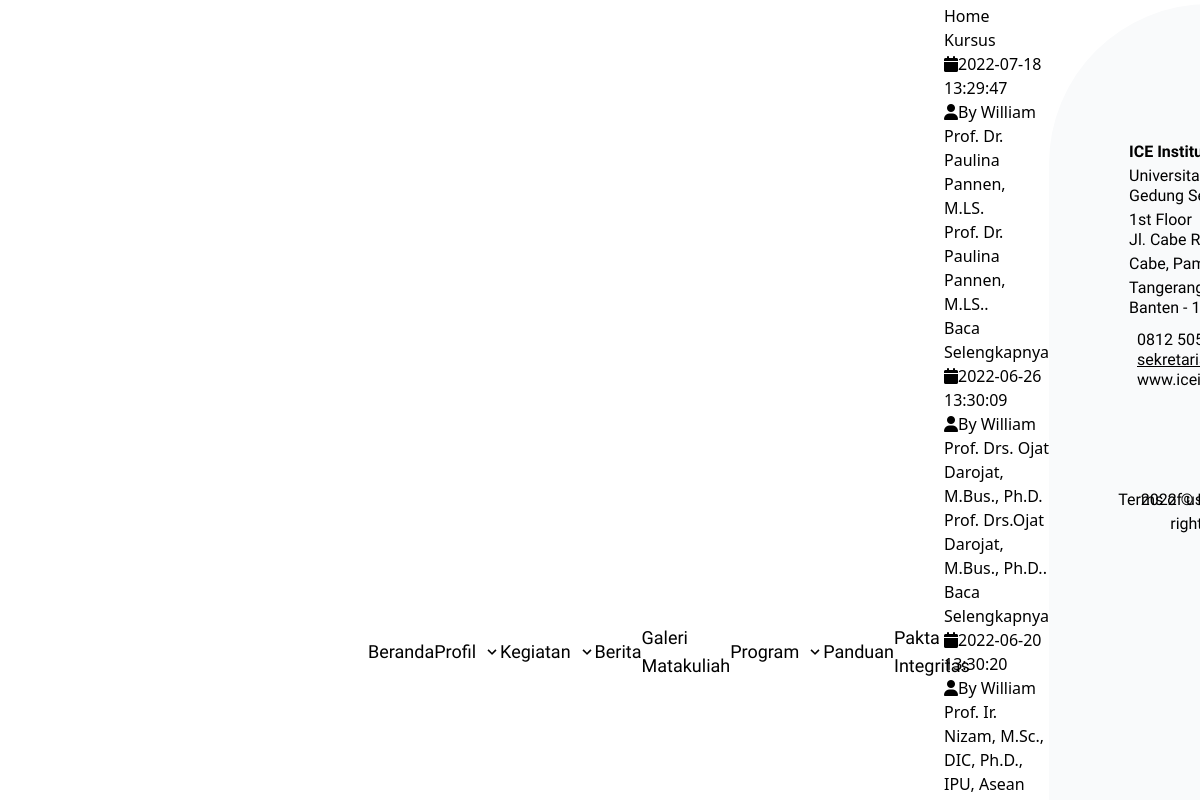
The app's page /index.php/home/kursus with its own data.
### tables this page shows
CREATE TABLE `tb_blog` (
  `id_blog` varchar(64) NOT NULL,
  `title` varchar(255) NOT NULL,
  `slug_title` varchar(255) NOT NULL,
  `meta` text NOT NULL,
  `description` text NOT NULL,
  `tags` varchar(200) NOT NULL,
  `id_kategori` int(11) NOT NULL,
  `id_sub` int(11) NOT NULL,
  `id_user` int(11) NOT NULL,
  `status` enum('draft','post','delete','') NOT NULL,
  `image` varchar(255) NOT NULL DEFAULT 'default.jpg',
  `create_ad` timestamp NULL DEFAULT NULL,
  `update_ad` timestamp NULL DEFAULT CURRENT_TIMESTAMP,
  `visit` int(5) NOT NULL
);

### application/views/frontand/setup/konek.php (called while the page is built)
<?php
require_once('head.php');
require_once('header.php');
require_once('content.php');
require_once('footer.php');

### application/controllers/Home.php (called while the page is built, shortened)
<?php
class Home extends CI_Controller {
	   public function __construct()
    {
        $this->load->model("Slide_m");
        $this->load->model('Blog_m');
    }
		public function kursus()
	{
			 $slide= $this->Slide_m->getAktif();
			  $partner= $this->Blog_m->getAwal();
			   $event= $this->Blog_m->getEvent();
			      $people= $this->Blog_m->getPeople();
			       $about= $this->Blog_m->getAbout();
			        $berita= $this->Blog_m->getBerita();
			        $profilmenu= $this->Blog_m->getProfil();
			        $kursus= $this->Blog_m->getKursus();
			        $kegiatanmenu= $this->Blog_m->getKegiatan();
	  $data  = array('x' => 'kursus',
	  	 					'slide'=>$slide,
                             'partner'=>$partner,
                             'berita'=>$berita,
                             'event'=>$event,
                             'people'=>$people,
                             'about'=>$about,
                             'kursus'=>$kursus,
                               'kegiatanmenu'=>$kegiatanmenu,
                             'profilmenu'=>$profilmenu,
                            'isi'=>'frontand/page/kursus' );
            $this->load->view('frontand/setup/konek',$data);
	}
}

### index.php (called while the page is built, shortened)
<?php
require_once BASEPATH.'core/CodeIgniter.php';

### application/views/frontand/setup/content.php (called while the page is built)
<?php
if ($isi){
	$this->load->view($isi);
}

### application/models/Blog_m.php (called while the page is built, shortened)
<?php defined('BASEPATH') OR exit('No direct script access allowed');
class Blog_m extends CI_Model
{
        public function getAwal()
    {
      $this->db->select('tb_blog.id_blog,tb_blog.slug_title,tb_blog.title,tb_blog.status,tb_blog.create_ad,tb_blog.update_ad,tb_blog.description,tb_blog.tags,tb_kategori.nama_kategori,tb_blog.id_kategori,tb_blog.id_sub,tb_sub_kategori.nama_sub,tb_blog.image,tb_blog.meta');
          $this->db->where('tb_blog.status = "post"');
          $this->db->where('tb_blog.id_kategori = "10"');
            $this->db->order_by('rand()');
        $this->db->join('tb_kategori','tb_kategori.id_kategori=tb_blog.id_kategori');
        $this->db->join('tb_sub_kategori','tb_sub_kategori.id_sub=tb_blog.id_sub');
        $query=$this->db->get('tb_blog');
        return $query->result();
    }
        public function getProfil()
    {
      $this->db->select('tb_blog.id_blog,tb_blog.slug_title,tb_blog.title,tb_blog.status,tb_blog.create_ad,tb_blog.update_ad,tb_blog.description,tb_blog.tags,tb_kategori.nama_kategori,tb_blog.id_kategori,tb_blog.id_sub,tb_sub_kategori.nama_sub,tb_blog.image,tb_blog.meta');
          $this->db->where('tb_blog.status = "post"');
          $this->db->where('tb_blog.id_kategori = "6"');
            $this->db->order_by('rand()');
        $this->db->join('tb_kategori','tb_kategori.id_kategori=tb_blog.id_kategori');
        $this->db->join('tb_sub_kategori','tb_sub_kategori.id_sub=tb_blog.id_sub');
        $query=$this->db->get('tb_blog');
        return $query->result();
    }
        public function getKegiatan()
    {
    $this->db->select('tb_sub_kategori.id_sub,tb_sub_kategori.nama_sub,tb_sub_kategori.slug_sub,tb_sub_kategori.id_kategori,tb_kategori.nama_kategori');
    $this->db->join('tb_kategori','tb_sub_kategori.id_kategori=tb_kategori.id_kategori');
    $this->db->where('tb_kategori.id_kategori = "7"');
    $this->db->from('tb_sub_kategori');
    $query=$this->db->get();
    return $query->result();
    }
        public function getEvent()
    {
      $this->db->select('tb_blog.id_blog,tb_blog.slug_title,tb_blog.title,tb_blog.status,tb_blog.create_ad,tb_blog.update_ad,tb_blog.description,tb_blog.tags,tb_kategori.nama_kategori,tb_blog.id_kategori,tb_blog.id_sub,tb_sub_kategori.nama_sub,tb_blog.image,tb_blog.meta');
          $this->db->where('tb_blog.status = "post"');
          $this->db->where('tb_blog.id_sub = "10"');
          $this->db->order_by('tb_blog.create_ad', 'DESC');
        $this->db->join('tb_kategori','tb_kategori.id_kategori=tb_blog.id_kategori');
        $this->db->join('tb_sub_kategori','tb_sub_kategori.id_sub=tb_blog.id_sub');
        $query=$this->db->get('tb_blog');
        return $query->result();
    }
        public function getKursus()
    {
      $this->db->select('tb_blog.id_blog,tb_blog.slug_title,tb_blog.title,tb_blog.status,tb_blog.create_ad,tb_blog.update_ad,tb_blog.description,tb_blog.tags,tb_kategori.nama_kategori,tb_blog.id_kategori,tb_blog.id_sub,tb_sub_kategori.nama_sub,tb_blog.image,tb_blog.meta');
          $this->db->where('tb_blog.status = "post"');
          $this->db->where('tb_blog.id_kategori = "9"');
        $this->db->join('tb_kategori','tb_kategori.id_kategori=tb_blog.id_kategori');
        $this->db->join('tb_sub_kategori','tb_sub_kategori.id_sub=tb_blog.id_sub');
        $query=$this->db->get('tb_blog');
        return $query->result();
    }
        public function getPeople()
    {
      $this->db->select('tb_blog.id_blog,tb_blog.slug_title,tb_blog.title,tb_blog.status,tb_blog.create_ad,tb_blog.update_ad,tb_blog.description,tb_blog.tags,tb_kategori.nama_kategori,tb_blog.id_kategori,tb_blog.id_sub,tb_sub_kategori.nama_sub,tb_blog.image,tb_blog.meta');
          $this->db->where('tb_blog.status = "post"');
          $this->db->where('tb_blog.id_kategori = "9"');
        $this->db->join('tb_kategori','tb_kategori.id_kategori=tb_blog.id_kategori');
        $this->db->join('tb_sub_kategori','tb_sub_kategori.id_sub=tb_blog.id_sub');
        $query=$this->db->get('tb_blog');
        return $query->result();
    }
        public function getAbout()
    {
      $this->db->select('tb_blog.id_blog,tb_blog.slug_title,tb_blog.title,tb_blog.status,tb_blog.create_ad,tb_blog.update_ad,tb_blog.description,tb_blog.tags,tb_kategori.nama_kategori,tb_blog.id_kategori,tb_blog.id_sub,tb_sub_kategori.nama_sub,tb_blog.image,tb_blog.meta');
          $this->db->where('tb_blog.status = "post"');
          $this->db->where('tb_blog.id_sub = "5"');
          $this->db->limit(1);
        $this->db->join('tb_kategori','tb_kategori.id_kategori=tb_blog.id_kategori');
        $this->db->join('tb_sub_kategori','tb_sub_kategori.id_sub=tb_blog.id_sub');
        $query=$this->db->get('tb_blog');
        return $query->result();
    }
        public function getBerita()
    {
      $this->db->select('tb_blog.id_blog,tb_blog.slug_title,tb_blog.title,tb_blog.status,tb_blog.create_ad,tb_blog.update_ad,tb_blog.description,tb_blog.tags,tb_kategori.nama_kategori,tb_blog.id_kategori,tb_blog.id_sub,tb_sub_kategori.nama_sub,tb_blog.image,tb_blog.meta');
          $this->db->where('tb_blog.status = "post"');
          $this->db->where('tb_blog.id_kategori= "8"');
          $this->db->limit(3);
          $this->db->order_by('tb_blog.create_ad', 'DESC');
        $this->db->join('tb_kategori','tb_kategori.id_kategori=tb_blog.id_kategori');
        $this->db->join('tb_sub_kategori','tb_sub_kategori.id_sub=tb_blog.id_sub');
        $query=$this->db->get('tb_blog');
        return $query->result();
    }
}

### application/views/frontand/page/kursus.php (the view, shortened to what this page needs)
  <div class="page-content bg-white">
<div class="breadcrumb-row">
	<div class="container">
		<ul class="list-inline">
			<li><a href="<?php echo base_url()?>">Home</a></li>
			<li>Kursus</li>
		</ul>
	</div>
</div>
      <div class="content-block">
	<div class="section-area section-sp1">
		<div class="container">
			<div class="ttr-blog-grid-3 row" id="masonry">
				<?php foreach ($kursus as $key ) {?>
				<div class="post action-card col-lg-4 col-md-6 col-sm-12 col-xs-12 m-b40">
					<div class="recent-news">
						<div class="info-bx">
							<ul class="media-post">
								<li><a href="#"><i class="fa fa-calendar"></i><?php echo $key->create_ad;?></a></li>
								<li><a href="#"><i class="fa fa-user"></i>By William</a></li>
							</ul>
							<h5 class="post-title"><a href="blog-details.html"><?php echo $key->title;?></a></h5>
							<p><?php echo $key->meta;?>.</p>
							<div class="post-extra">
								<a href="<?php echo base_url()?>home/about/<?php echo $key->slug_title;?>" class="btn-link">Baca Selengkapnya</a>
							</div>
						</div>
					</div>
				</div>
			<?php };?>
			</div>
		</div>
	</div>
      </div>
  </div>

### application/views/frontand/setup/head.php (shortened to what this page needs)
<!doctype html>
<html lang="id">
<head>
    <link rel="stylesheet" href="<?php echo base_url()?>assets/new/css/style.css">
    <script src="https://cdn.tailwindcss.com"></script>
    <link rel="stylesheet" href="https://cdnjs.cloudflare.com/ajax/libs/slick-carousel/1.8.1/slick.css" />
    <link rel="stylesheet" href="https://cdnjs.cloudflare.com/ajax/libs/slick-carousel/1.8.1/slick-theme.css" />
    <link rel="stylesheet" href="https://cdnjs.cloudflare.com/ajax/libs/material-design-iconic-font/2.2.0/css/material-design-iconic-font.min.css">
    <link rel="stylesheet" href="https://unpkg.com/flickity@2/dist/flickity.min.css">
    <link rel="stylesheet" href="https://cdnjs.cloudflare.com/ajax/libs/font-awesome/6.1.1/css/all.min.css" />
    <link rel="stylesheet" href="<?php echo base_url()?>assets/new/css/style.css?ver=1.2">
</head>

### application/views/frontand/setup/header.php (shortened to what this page needs)
<body class="overflow-x-hidden" id="main">
    <nav class="w-full fixed bg-white z-20 shadow">
        <div class="flex container mx-auto px-5 lg:px-20 py-1 justify-center lg:justify-between">
            <div class="logo flex-initial w-full lg:w-2/6 flex justify-center lg:justify-start items-center ">
            </div>
            <ul id="navbar-mobile" class="flex-initial nav-hidden w-full lg:w-4/6 fixed lg:relative bg-white left-0 top-14 lg:top-0 shadow-md lg:shadow-none lg:flex justify-between items-center nav-links py-4 lg:py-0">
                <li>
                    <a href="<?php echo base_url()?>" class="px-4 py-2 w-full block lg:py-0 lg:px-0 font-darker-grotesque text-lg text-black">Beranda</a>
                </li>
                <li>
                    <div class="dropdown inline-block relative w-full">
                        <button class=" rounded inline-flex items-center w-full px-4 py-2 w-full lg:py-0 lg:px-0 text-left flex justify-start items-center gap-x-1">
                            <span class="font-darker-grotesque text-lg lg:mr-1 ">Profil</span>
                            <svg class="fill-current h-4 w-4" xmlns="http://www.w3.org/2000/svg" viewBox="0 0 20 20">
                                <path d="M9.293 12.95l.707.707L15.657 8l-1.414-1.414L10 10.828 5.757 6.586 4.343 8z" />
                            </svg>
                        </button>
                    </div>
                </li>
                <li>
                    <div class="dropdown inline-block relative w-full">
                        <button class=" rounded inline-flex items-center w-full px-4 py-2 w-full lg:py-0 lg:px-0 text-left flex justify-start items-center gap-x-1">
                            <span class="font-darker-grotesque text-lg lg:mr-1 ">Kegiatan</span>
                            <svg class="fill-current h-4 w-4" xmlns="http://www.w3.org/2000/svg" viewBox="0 0 20 20">
                                <path d="M9.293 12.95l.707.707L15.657 8l-1.414-1.414L10 10.828 5.757 6.586 4.343 8z" />
                            </svg>
                        </button>
                    </div>
                </li>
                <li>
                    <a href="<?php echo base_url()?>berita" class="px-4 py-2 w-full block lg:py-0 lg:px-0 font-darker-grotesque text-lg text-black">Berita</a>
                </li>
                <li>
                    <a href="https://icei.ac.id/courses" class="px-4 py-2 w-full block lg:py-0 lg:px-0 font-darker-grotesque text-lg text-black">Galeri Matakuliah</a>
                </li>
                <li>
                    <div class="dropdown inline-block relative w-full">
                        <button class=" rounded inline-flex items-center w-full px-4 py-2 w-full lg:py-0 lg:px-0 text-left flex justify-start items-center gap-x-1">
                            <span class="font-darker-grotesque text-lg lg:mr-1 ">Program</span>
                            <svg class="fill-current h-4 w-4" xmlns="http://www.w3.org/2000/svg" viewBox="0 0 20 20">
                                <path d="M9.293 12.95l.707.707L15.657 8l-1.414-1.414L10 10.828 5.757 6.586 4.343 8z" />
                            </svg>
                        </button>
                    </div>
                </li>
                <li>
                    <a href="<?php echo base_url()?>panduan" class="px-4 py-2 w-full block lg:py-0 lg:px-0 font-darker-grotesque text-lg text-black">Panduan</a>
                </li>
                <li>
                    <a href="<?php echo base_url()?>pakta-integritas" class="px-4 py-2 w-full block lg:py-0 lg:px-0 font-darker-grotesque text-lg text-black">Pakta Integritas</a>
                </li>
            </ul>

### application/views/frontand/setup/footer.php (shortened to what this page needs)
        <div class="bg-gray-50 lg:rounded-t-[10rem] rounded-t-[4rem] pt-10">
<div class="container px-5 lg:px-20 mx-auto flex flex-col lg:flex-row mt-12 lg:mt-24">
    <div class="w-full lg:w-5/6">
        <h4 class="font-bold font-darker-grotesque">ICE Institute</h4>
        <ul class="mt-1">
            <li class="-mt-1 font-darker-grotesque">Universitas Terbuka</li>
            <li class="-mt-1 font-darker-grotesque">Gedung Serba Guna 1st Floor
            </li>
            <li class="-mt-1 font-darker-grotesque">Jl. Cabe Raya Pondok Cabe, Pamulang,
Tangerang Selatan </li>
            <li class="-mt-1 font-darker-grotesque">Banten - 15437</li>
        </ul>
        <ul class="mt-3">
            <li class="-mt-1 font-darker-grotesque"><i class="mr-2 zmdi zmdi-phone"></i> 0812 5050 4200</li>
            <li class="-mt-1 underline font-darker-grotesque"><a href="mailto:sekretariat@icei.ac.id"><i class="mr-2 zmdi zmdi-email"></i>sekretariat@icei.ac.id</a></li>
            <li class="-mt-1 font-darker-grotesque"><a href="https://www.icei.ac.id" target="_blank"><i class="mr-2 zmdi zmdi-globe-alt"></i> www.icei.ac.id</a></li>
        </ul>
    </div>
</div>
<div class="container mt-12 lg:mt-24 pb-8 px-5 lg:px-20 mx-auto relative">
    <p class="text-center font-darker-grotesque">2022 &copy; ICE Institute. All rights reserved.</p>
    <p class="lg:absolute flex justify-center mt-1 lg:mt-0 lg:justify-end items-center top-0 right-0">
        <a class="font-darker-grotesque" href="<?php echo base_url()?>terms">Terms of use</a>
    </p>
</div>
    </div>
</body>
</html>

### records on screen
tb_blog: create_ad "2022-07-18 13:29:47", title "Prof. Dr. Paulina Pannen, M.LS.", meta "Prof. Dr. Paulina Pannen, M.LS."
tb_blog: create_ad "2022-06-26 13:30:09", title "Prof. Drs. Ojat Darojat, M.Bus., Ph.D.", meta "Prof. Drs.Ojat Darojat, M.Bus., Ph.D."
tb_blog: create_ad "2022-06-20 13:30:20", title "Prof. Ir. Nizam, M.Sc., DIC, Ph.D., IPU, Asean…"
